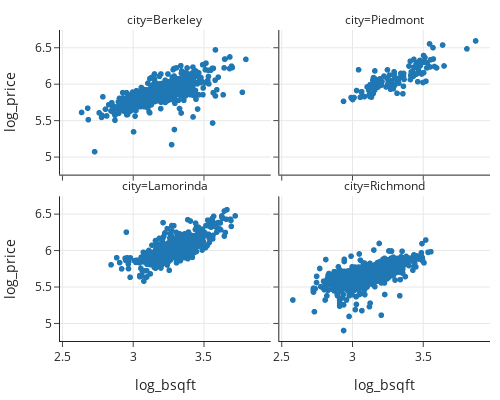

Write notebook code for a chart like this one.
### Markdown cell above
As expected from the box plots, the estimated sale price (in log $) depends on the city. But, if we know the size of the house as well as the city, we should have an even better model. We saw earlier that the simple log-log model that explains sale price by house size fits reasonably well so we expect that the city feature (as one-hot encoded variables) should further improve the model. 

Such a model looks like:

$$
y_i ~\approx~ \theta_1x_i +  \theta_B x_{i,B} ~+~ \theta_L x_{i,L} 
~+~ \theta_P x_{i,P} ~+~ \theta_R x_{i,R}
$$

Notice that this model describes the relationship between log(price), which is represented as $y$ and log(size), which is represented as $x$, as linear with the same coefficient for log(size) for each city.
But, the intercept term depends on the city.

$$
\begin{aligned}
y_i ~&\approx~ \theta_1x_i +  \theta_B  ~~&\text{for houses in Berkeley} \\
y_i ~&\approx~ \theta_1x_i + \theta_L  ~~&\text{for houses in Lamorinda}\\
y_i ~&\approx~ \theta_1x_i + \theta_P  ~~&\text{for houses in Piedmont}\\
y_i ~&\approx~ \theta_1x_i + \theta_R  ~~&\text{for houses in Richmond}
\end{aligned}
$$

We make a facet of scatter plots, one for each city, to see if this relationship roughly holds.

### Code cell
fig = px.scatter(sfh, x='log_bsqft', y='log_price', 
                 facet_col='city', facet_col_wrap=2,
                 width=500, height=400)

fig.update_layout(margin=dict(t=30))
fig

### Figure 1 — Plotly figure (JSON) as saved in the notebook; plotly's stock layout.template omitted (floating-point values rounded to 4 significant figures; data arrays with more than 128 entries replaced by an {"elided": "..."} marker saying what was removed)
{"data": [{"hovertemplate": "city=Berkeley<br>log_bsqft=%{x}<br>log_price=%{y}<extra></extra>", "legendgroup": "", "marker": {"color": "#1F77B4", "symbol": "circle"}, "mode": "markers", "name": "", "showlegend": false, "type": "scattergl", "x": {"elided": "647 float values"}, "xaxis": "x3", "y": {"elided": "647 float values"}, "yaxis": "y3"}, {"hovertemplate": "city=Piedmont<br>log_bsqft=%{x}<br>log_price=%{y}<extra></extra>", "legendgroup": "", "marker": {"color": "#1F77B4", "symbol": "circle"}, "mode": "markers", "name": "", "showlegend": false, "type": "scattergl", "x": [3.12, 3.522, 3.24, 3.142, 3.162, 3.464, 3.275, 3.298, 3.873, 3.458, 3.363, 3.196, 3.572, 3.429, 3.272, 3.432, 3.547, 3.246, 3.206, 3.29, 3.574, 3.161, 3.182, 3.367, 3.436, 3.332, 3.196, 3.359, 3.161, 3.268, 3.175, 3.207, 3.126, 3.159, 3.402, 3.582, 3.211, 3.436, 3.031, 3.265, 3.411, 2.993, 3.301, 3.452, 3.126, 3.014, 3.272, 3.272, 3.597, 3.532, 3.414, 3.488, 3.25, 3.106, 3.254, 3.151, 3.225, 3.509, 3.068, 3.344, 3.297, 3.109, 3.149, 3.15, 3.364, 3.326, 3.256, 3.459, 3.349, 3.191, 3.321, 3.412, 3.346, 3.436, 3.528, 3.318, 3.067, 3.363, 3.46, 3.64, 3.491, 3.471, 3.146, 3.463, 3.301, 3.506, 3.136, 3.058, 3.812, 3.193, 3.119, 3.119, 3.003, 3.65, 3.417, 3.467, 3.427, 3.501, 3.261, 3.087, 2.996, 3.505, 3.443, 3.045, 3.274, 3.127, 3.555, 3.55, 3.479, 3.515, 3.33, 3.451, 2.939, 3.15, 3.291, 3.119, 3.482], "xaxis": "x4", "y": [5.857, 6.047, 5.968, 5.957, 6.031, 6.04, 6.051, 6.141, 6.6, 6.151, 6.114, 6.063, 6.507, 6.121, 5.937, 6.114, 6.559, 6.089, 5.993, 6.011, 6.352, 6.079, 5.966, 6.072, 6.146, 6.09, 6.079, 5.875, 6.188, 5.982, 5.973, 5.996, 5.836, 5.923, 6.255, 6.249, 6.041, 6.347, 5.919, 6.13, 6.322, 5.823, 5.991, 6.286, 5.966, 5.823, 6.004, 6.004, 6.23, 6.301, 6.127, 6.312, 6.203, 5.968, 6.013, 6.097, 6.117, 6.306, 5.903, 6.154, 6.176, 5.971, 5.877, 6.064, 6.154, 6.047, 6.045, 6.279, 6.138, 5.998, 6.057, 6.07, 6.114, 6.238, 6.23, 5.881, 5.895, 5.978, 6.297, 6.544, 6.146, 6.183, 6.061, 6.3, 6.09, 6.163, 5.829, 5.826, 6.491, 6.021, 5.922, 5.922, 5.796, 6.256, 6.175, 6.203, 6.179, 6.029, 6.021, 5.836, 5.813, 6.4, 6.242, 6.204, 6.041, 6, 6.342, 6.243, 6.332, 6.371, 6.021, 6.141, 5.771, 6.013, 5.944, 5.94, 6.261], "yaxis": "y4"}, {"hovertemplate": "city=Lamorinda<br>log_bsqft=%{x}<br>log_price=%{y}<extra></extra>", "legendgroup": "", "marker": {"color": "#1F77B4", "symbol": "circle"}, "mode": "markers", "name": "", "showlegend": false, "type": "scattergl", "x": {"elided": "569 float values"}, "xaxis": "x", "y": {"elided": "569 float values"}, "yaxis": "y"}, {"hovertemplate": "city=Richmond<br>log_bsqft=%{x}<br>log_price=%{y}<extra></extra>", "legendgroup": "", "marker": {"color": "#1F77B4", "symbol": "circle"}, "mode": "markers", "name": "", "showlegend": false, "type": "scattergl", "x": {"elided": "1334 float values"}, "xaxis": "x2", "y": {"elided": "1334 float values"}, "yaxis": "y2"}], "layout": {"annotations": [{"font": {}, "showarrow": false, "text": "city=Lamorinda", "x": 0.245, "xanchor": "center", "xref": "paper", "y": 0.465, "yanchor": "bottom", "yref": "paper"}, {"font": {}, "showarrow": false, "text": "city=Richmond", "x": 0.755, "xanchor": "center", "xref": "paper", "y": 0.465, "yanchor": "bottom", "yref": "paper"}, {"font": {}, "showarrow": false, "text": "city=Berkeley", "x": 0.245, "xanchor": "center", "xref": "paper", "y": 1.0, "yanchor": "bottom", "yref": "paper"}, {"font": {}, "showarrow": false, "text": "city=Piedmont", "x": 0.755, "xanchor": "center", "xref": "paper", "y": 1.0, "yanchor": "bottom", "yref": "paper"}], "height": 400, "legend": {"tracegroupgap": 0}, "margin": {"t": 30}, "width": 500, "xaxis": {"anchor": "y", "autorange": true, "domain": [0, 0.49], "range": [2.48, 3.975], "title": {"text": "log_bsqft"}, "type": "linear"}, "xaxis2": {"anchor": "y2", "autorange": true, "domain": [0.51, 1], "matches": "x", "range": [2.48, 3.975], "title": {"text": "log_bsqft"}, "type": "linear"}, "xaxis3": {"anchor": "y3", "autorange": true, "domain": [0, 0.49], "matches": "x", "range": [2.48, 3.975], "showticklabels": false, "type": "linear"}, "xaxis4": {"anchor": "y4", "autorange": true, "domain": [0.51, 1], "matches": "x", "range": [2.48, 3.975], "showticklabels": false, "type": "linear"}, "yaxis": {"anchor": "x", "autorange": true, "domain": [0, 0.465], "range": [4.751, 6.752], "title": {"text": "log_price"}, "type": "linear"}, "yaxis2": {"anchor": "x2", "autorange": true, "domain": [0, 0.465], "matches": "y", "range": [4.751, 6.752], "showticklabels": false, "type": "linear"}, "yaxis3": {"anchor": "x3", "autorange": true, "domain": [0.535, 1.0], "matches": "y", "range": [4.751, 6.752], "title": {"text": "log_price"}, "type": "linear"}, "yaxis4": {"anchor": "x4", "autorange": true, "domain": [0.535, 1.0], "matches": "y", "range": [4.751, 6.752], "showticklabels": false, "type": "linear"}}}
